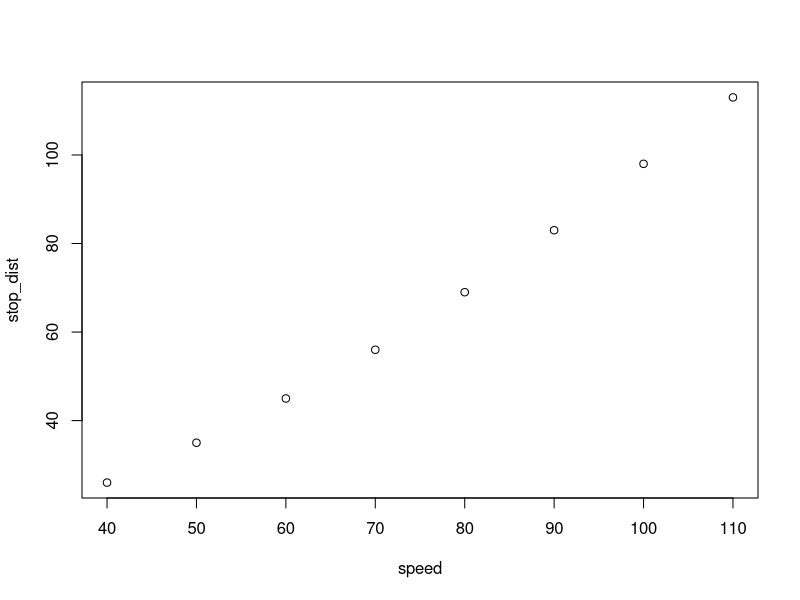
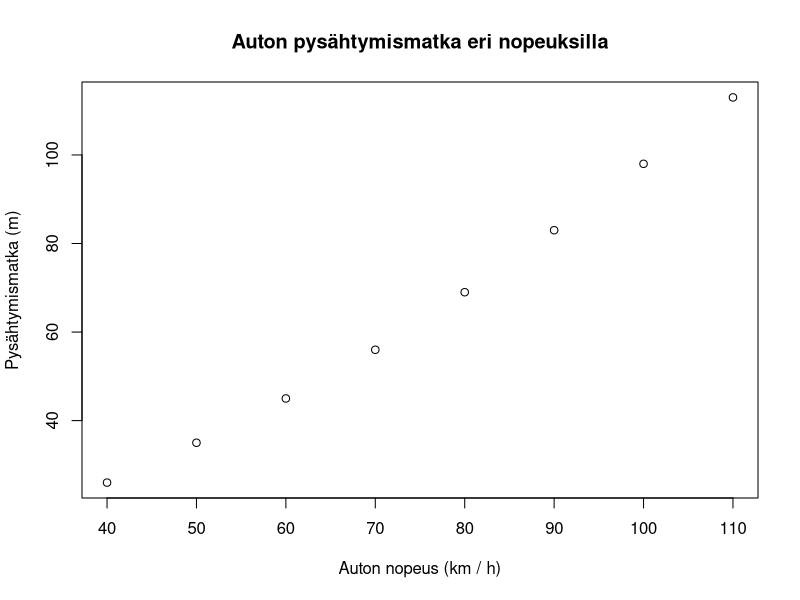
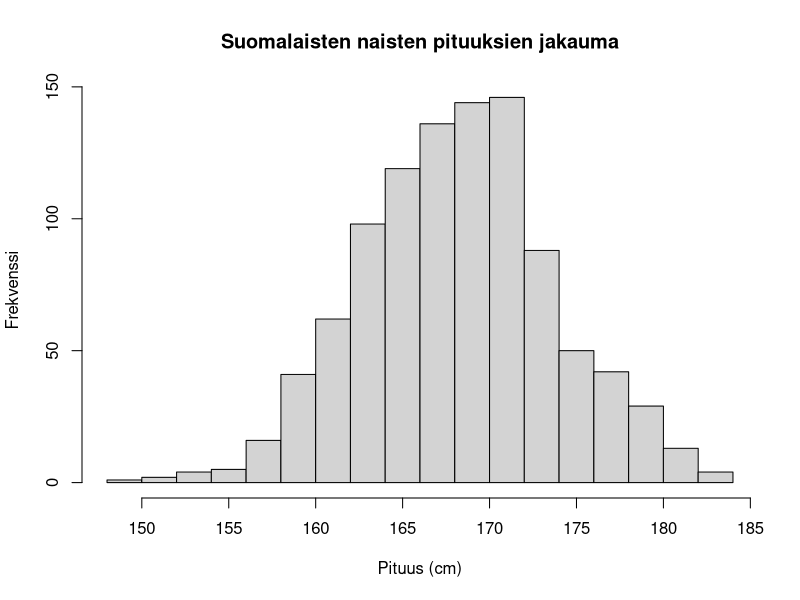
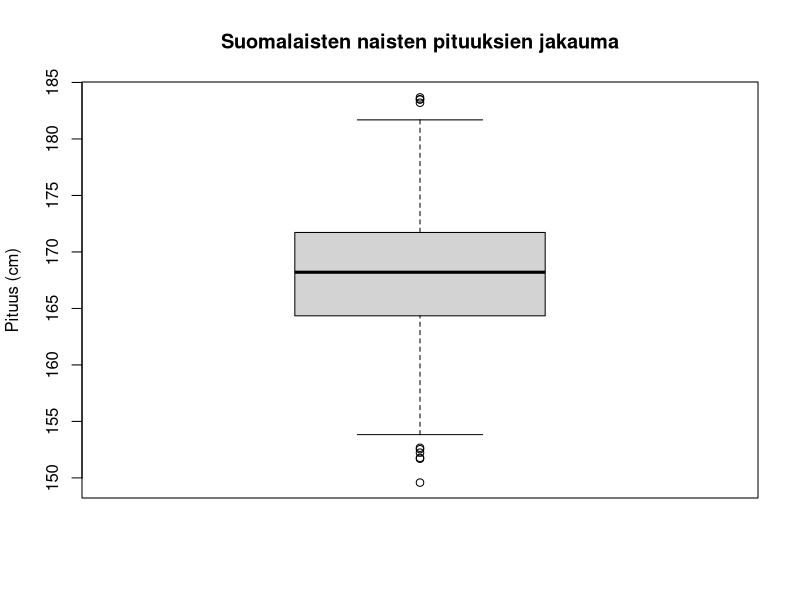
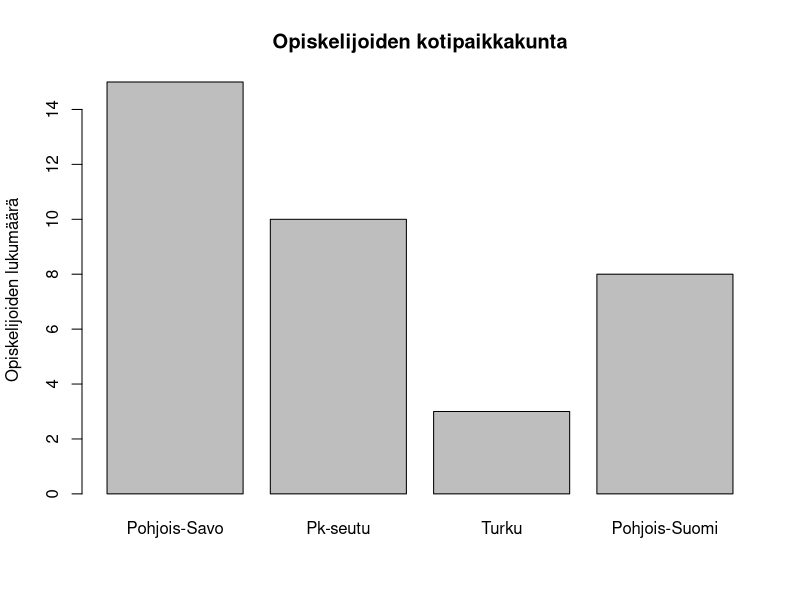
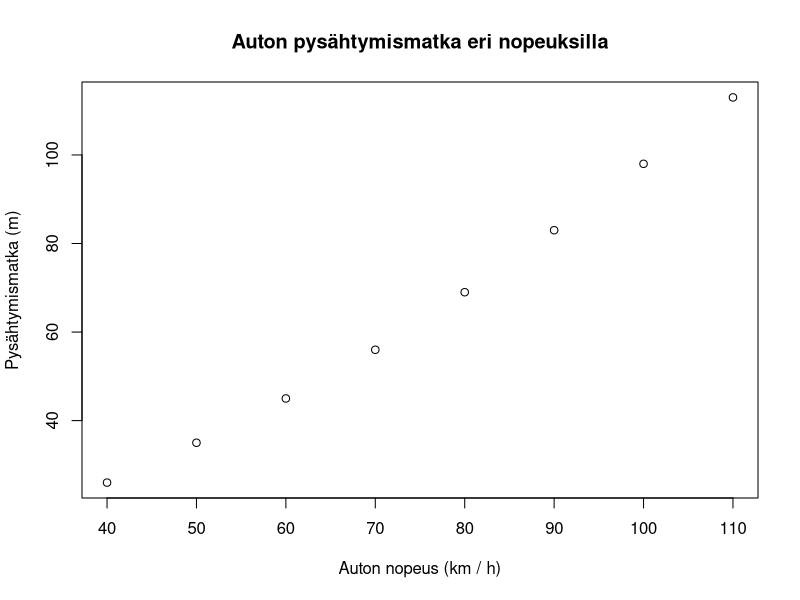
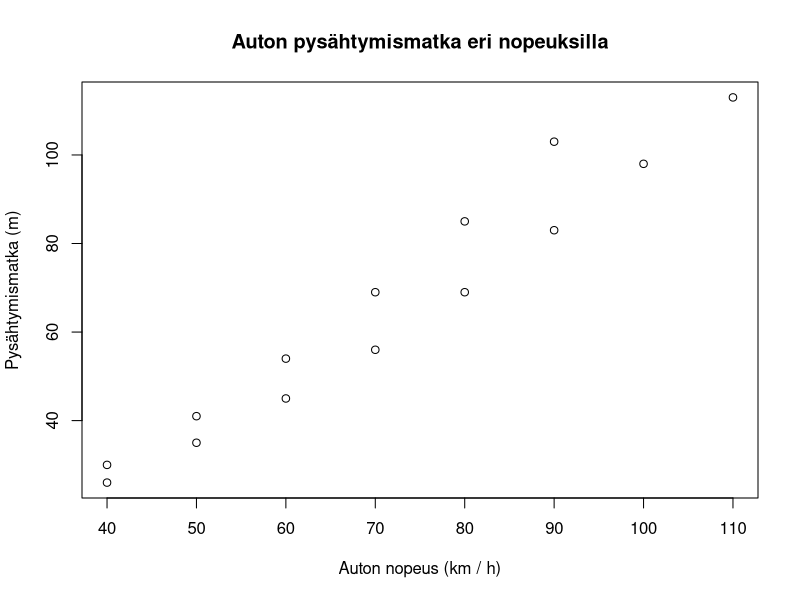
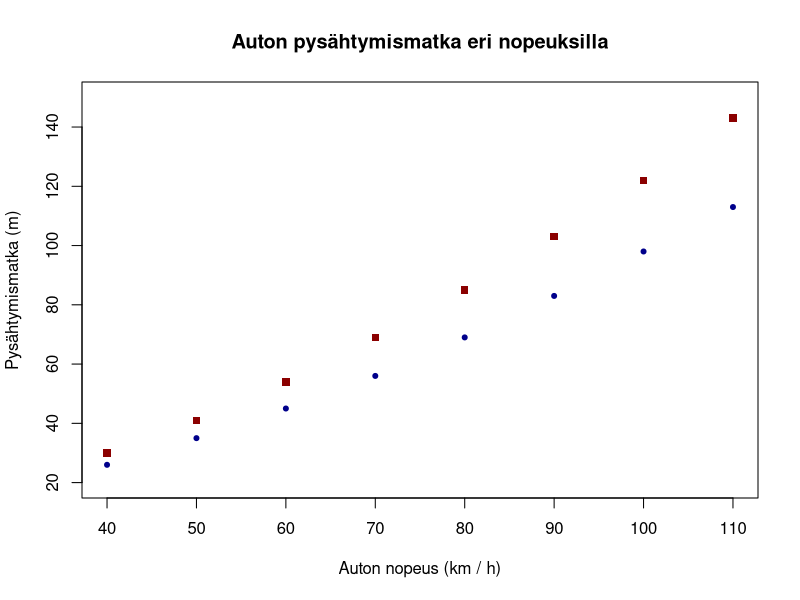

These charts were generated, in order, by the following R code:
## ---- chunk 1
# Car speeds (km/h)
speed <- seq(40, 110, by = 10)
# Stopping distances (m)
stop_dist <- c(26, 35, 45, 56, 69, 83, 98, 113)

plot(x = speed, y = stop_dist)
## ---- chunk 2
plot(x = speed, y = stop_dist,
     main = "Auton pysähtymismatka eri nopeuksilla",
     xlab = "Auton nopeus (km / h)", ylab = "Pysähtymismatka (m)")
## ---- chunk 3
# A vector of 1000 observations from a normal distribution of heights of Finnish women
heights <- rnorm(n = 1000, mean = 168, sd = 5.4)
hist(heights, breaks = 20, 
     main = "Suomalaisten naisten pituuksien jakauma",
     xlab = "Pituus (cm)", ylab = "Frekvenssi")
## ---- chunk 4
boxplot(heights, breaks = 20, 
     main = "Suomalaisten naisten pituuksien jakauma",
     ylab = "Pituus (cm)")
## ---- chunk 5
origin <- c("Pohjois-Savo" = 15, "Pk-seutu" = 10, "Turku" = 3,
            "Pohjois-Suomi" = 8)
origin
origin["Turku"]
barplot(origin, 
        main = "Opiskelijoiden kotipaikkakunta",
        ylab = "Opiskelijoiden lukumäärä")
## ---- chunk 6
plot(x = speed, y = stop_dist,
     main = "Auton pysähtymismatka eri nopeuksilla",
     xlab = "Auton nopeus (km / h)", ylab = "Pysähtymismatka (m)")
## ---- chunk 7
stop_dist_wet <- c(30, 41, 54, 69, 85, 103, 122, 143)
plot(x = speed, y = stop_dist,
     main = "Auton pysähtymismatka eri nopeuksilla",
     xlab = "Auton nopeus (km / h)", ylab = "Pysähtymismatka (m)")
points(x = speed, y = stop_dist_wet)
## ---- chunk 8
plot(x = speed, y = stop_dist,
     col = "darkblue", pch = 20,
     ylim = c(20, 150),
     main = "Auton pysähtymismatka eri nopeuksilla",
     xlab = "Auton nopeus (km / h)", ylab = "Pysähtymismatka (m)")
points(x = speed, y = stop_dist_wet, pch = 15, col = "darkred")
## ---- chunk 9
plot(x = speed, y = stop_dist,
     col = "darkblue", pch = 20,
     ylim = c(20, 150),
     main = "Auton pysähtymismatka eri nopeuksilla",
     xlab = "Auton nopeus (km / h)", ylab = "Pysähtymismatka (m)")

points(x = speed, y = stop_dist_wet, pch = 15, col = "darkred")

legend(x = 40, y = 150,
       legend = c("Märkä keli", "Kuiva keli"),
       pch = c(15, 20), col = c("darkred", "darkblue"))
## ---- chunk 10
# Create vecotr of squared speeds to fit second order polynomial
speed_squared <- speed^2

# Model for dry weather
model_dry <- lm(stop_dist ~ speed + speed_squared)
prediction_dry <- model_dry$fitted.values

# Model for rainy weather
model_wet <- lm(stop_dist_wet ~ speed + speed_squared)
prediction_wet <- model_wet$fitted.values
## ---- chunk 11
plot(x = speed, y = stop_dist,
     col = "darkblue", pch = 20,
     ylim = c(20, 150),
     main = "Auton pysähtymismatka eri nopeuksilla",
     xlab = "Auton nopeus (km / h)", ylab = "Pysähtymismatka (m)")

points(x = speed, y = stop_dist_wet, pch = 15, col = "darkred")

legend(x = 40, y = 150,
       legend = c("Märkä keli", "Kuiva keli"),
       pch = c(15, 20), col = c("darkred", "darkblue"))

lines(speed, prediction_dry, lty = "dashed")
lines(speed, prediction_wet, lty = "dashed")
## ---- chunk 12
plot(x = speed, y = stop_dist,
     col = "darkblue", pch = 20,
     ylim = c(20, 150),
     main = "Auton pysähtymismatka eri nopeuksilla",
     xlab = "Auton nopeus (km / h)", ylab = "Pysähtymismatka (m)")

points(x = speed, y = stop_dist_wet, pch = 15, col = "darkred")

legend(x = 40, y = 150,
       legend = c("Märkä keli", "Kuiva keli",
                  "Ennuste märälle kelille",
                  "Ennuste kuivalle kelille"),
       pch = c(15, 20, NA, NA),
       lty = c(NA, NA, "dashed", "dashed"),
       col = c("darkred", "darkblue", "darkred", "darkblue"))

lines(speed, prediction_dry, lty = "dashed", col = "darkblue")
lines(speed, prediction_wet, lty = "dashed", col = "darkred")
## ---- chunk 13
plot(x = speed, y = stop_dist,
     col = "darkblue", pch = 20,
     ylim = c(20, 150),
     main = "Auton pysähtymismatka eri nopeuksilla",
     xlab = "Auton nopeus (km / h)", ylab = "Pysähtymismatka (m)")

points(x = speed, y = stop_dist_wet, pch = 15, col = "darkred")

legend(x = 40, y = 150,
       legend = c("Märkä keli", "Kuiva keli",
                  "Ennuste märälle kelille",
                  "Ennuste kuivalle kelille"),
       pch = c(15, 20, NA, NA),
       lty = c(NA, NA, "dashed", "dashed"),
       col = c("darkred", "darkblue", "darkred", "darkblue"))

lines(speed, prediction_dry, lty = "dashed", col = "darkblue")
lines(speed, prediction_wet, lty = "dashed", col = "darkred")

text(x = 95, y = 145, labels = "ERO JOPA 30 METRIÄ!") 
